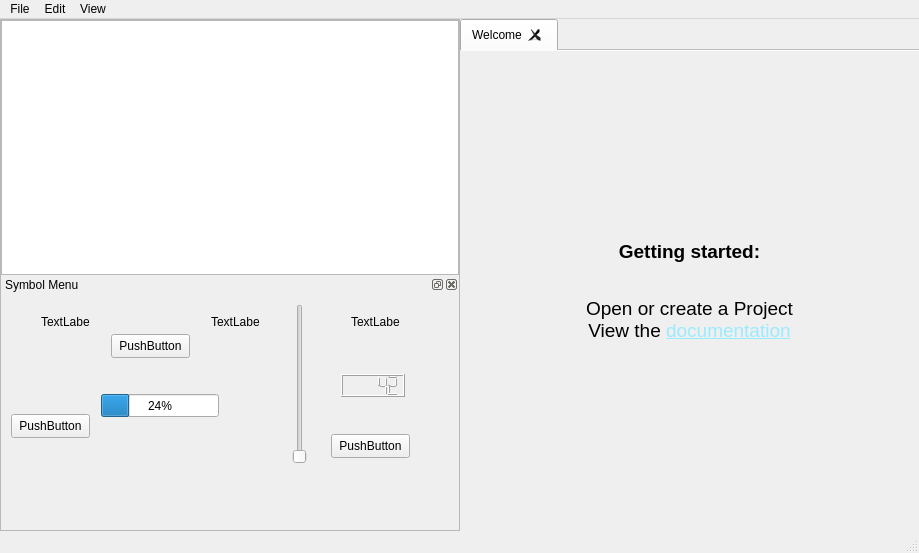
<?xml version="1.0" encoding="UTF-8"?>
<ui version="4.0">
 <class>Pydonia</class>
 <widget class="QMainWindow" name="Pydonia">
  <property name="geometry">
   <rect>
    <x>0</x>
    <y>0</y>
    <width>919</width>
    <height>553</height>
   </rect>
  </property>
  <property name="contextMenuPolicy">
   <enum>Qt::ContextMenuPolicy::DefaultContextMenu</enum>
  </property>
  <property name="windowTitle">
   <string>Pydonia</string>
  </property>
  <property name="tabShape">
   <enum>QTabWidget::TabShape::Rounded</enum>
  </property>
  <widget class="QWidget" name="centralwidget">
   <layout class="QHBoxLayout" name="horizontalLayout_3">
    <property name="spacing">
     <number>0</number>
    </property>
    <property name="leftMargin">
     <number>0</number>
    </property>
    <property name="topMargin">
     <number>0</number>
    </property>
    <property name="rightMargin">
     <number>0</number>
    </property>
    <property name="bottomMargin">
     <number>0</number>
    </property>
    <item>
     <widget class="QFrame" name="MainFrame">
      <property name="sizePolicy">
       <sizepolicy hsizetype="Expanding" vsizetype="Expanding">
        <horstretch>0</horstretch>
        <verstretch>0</verstretch>
       </sizepolicy>
      </property>
      <property name="frameShape">
       <enum>QFrame::Shape::NoFrame</enum>
      </property>
      <property name="frameShadow">
       <enum>QFrame::Shadow::Plain</enum>
      </property>
      <layout class="QHBoxLayout" name="MainFrameLayout">
       <property name="spacing">
        <number>0</number>
       </property>
       <property name="leftMargin">
        <number>0</number>
       </property>
       <property name="topMargin">
        <number>0</number>
       </property>
       <property name="rightMargin">
        <number>0</number>
       </property>
       <property name="bottomMargin">
        <number>0</number>
       </property>
       <item>
        <widget class="QFrame" name="ToolsFrame">
         <property name="sizePolicy">
          <sizepolicy hsizetype="Expanding" vsizetype="Expanding">
           <horstretch>0</horstretch>
           <verstretch>0</verstretch>
          </sizepolicy>
         </property>
         <property name="frameShape">
          <enum>QFrame::Shape::StyledPanel</enum>
         </property>
         <property name="frameShadow">
          <enum>QFrame::Shadow::Raised</enum>
         </property>
         <layout class="QVBoxLayout" name="ToolsFrameLayout">
          <property name="spacing">
           <number>0</number>
          </property>
          <property name="leftMargin">
           <number>0</number>
          </property>
          <property name="topMargin">
           <number>0</number>
          </property>
          <property name="rightMargin">
           <number>0</number>
          </property>
          <property name="bottomMargin">
           <number>0</number>
          </property>
          <item>
           <widget class="QTreeView" name="FileMap">
            <property name="sizePolicy">
             <sizepolicy hsizetype="Expanding" vsizetype="Expanding">
              <horstretch>0</horstretch>
              <verstretch>0</verstretch>
             </sizepolicy>
            </property>
            <property name="contextMenuPolicy">
             <enum>Qt::ContextMenuPolicy::CustomContextMenu</enum>
            </property>
            <property name="sizeAdjustPolicy">
             <enum>QAbstractScrollArea::SizeAdjustPolicy::AdjustToContentsOnFirstShow</enum>
            </property>
            <property name="dragEnabled">
             <bool>false</bool>
            </property>
            <property name="sortingEnabled">
             <bool>true</bool>
            </property>
            <property name="animated">
             <bool>false</bool>
            </property>
           </widget>
          </item>
          <item>
           <widget class="QDockWidget" name="SymbolMenu">
            <property name="sizePolicy">
             <sizepolicy hsizetype="Expanding" vsizetype="Ignored">
              <horstretch>0</horstretch>
              <verstretch>0</verstretch>
             </sizepolicy>
            </property>
            <property name="windowTitle">
             <string>Symbol Menu</string>
            </property>
            <widget class="QWidget" name="dockWidgetContents_3">
             <widget class="QLabel" name="label_2">
              <property name="geometry">
               <rect>
                <x>40</x>
                <y>20</y>
                <width>49</width>
                <height>16</height>
               </rect>
              </property>
              <property name="text">
               <string>TextLabel</string>
              </property>
             </widget>
             <widget class="QLabel" name="label_3">
              <property name="geometry">
               <rect>
                <x>210</x>
                <y>20</y>
                <width>49</width>
                <height>16</height>
               </rect>
              </property>
              <property name="text">
               <string>TextLabel</string>
              </property>
             </widget>
             <widget class="QLabel" name="label_4">
              <property name="geometry">
               <rect>
                <x>350</x>
                <y>20</y>
                <width>49</width>
                <height>16</height>
               </rect>
              </property>
              <property name="text">
               <string>TextLabel</string>
              </property>
             </widget>
             <widget class="QProgressBar" name="progressBar">
              <property name="geometry">
               <rect>
                <x>100</x>
                <y>100</y>
                <width>118</width>
                <height>23</height>
               </rect>
              </property>
              <property name="value">
               <number>24</number>
              </property>
             </widget>
             <widget class="QLCDNumber" name="lcdNumber">
              <property name="geometry">
               <rect>
                <x>340</x>
                <y>80</y>
                <width>64</width>
                <height>23</height>
               </rect>
              </property>
              <property name="intValue" stdset="0">
               <number>42</number>
              </property>
             </widget>
             <widget class="QSlider" name="verticalSlider">
              <property name="geometry">
               <rect>
                <x>290</x>
                <y>10</y>
                <width>18</width>
                <height>160</height>
               </rect>
              </property>
              <property name="orientation">
               <enum>Qt::Orientation::Vertical</enum>
              </property>
             </widget>
             <widget class="QPushButton" name="pushButton_5">
              <property name="geometry">
               <rect>
                <x>110</x>
                <y>40</y>
                <width>79</width>
                <height>24</height>
               </rect>
              </property>
              <property name="text">
               <string>PushButton</string>
              </property>
             </widget>
             <widget class="QPushButton" name="pushButton_6">
              <property name="geometry">
               <rect>
                <x>10</x>
                <y>120</y>
                <width>79</width>
                <height>24</height>
               </rect>
              </property>
              <property name="text">
               <string>PushButton</string>
              </property>
             </widget>
             <widget class="QPushButton" name="pushButton_7">
              <property name="geometry">
               <rect>
                <x>330</x>
                <y>140</y>
                <width>79</width>
                <height>24</height>
               </rect>
              </property>
              <property name="text">
               <string>PushButton</string>
              </property>
             </widget>
            </widget>
           </widget>
          </item>
         </layout>
        </widget>
       </item>
       <item>
        <widget class="QTabWidget" name="FileViewer">
         <property name="sizePolicy">
          <sizepolicy hsizetype="Expanding" vsizetype="Expanding">
           <horstretch>0</horstretch>
           <verstretch>0</verstretch>
          </sizepolicy>
         </property>
         <property name="contextMenuPolicy">
          <enum>Qt::ContextMenuPolicy::ActionsContextMenu</enum>
         </property>
         <property name="tabShape">
          <enum>QTabWidget::TabShape::Rounded</enum>
         </property>
         <property name="currentIndex">
          <number>0</number>
         </property>
         <property name="documentMode">
          <bool>true</bool>
         </property>
         <property name="tabsClosable">
          <bool>true</bool>
         </property>
         <property name="movable">
          <bool>true</bool>
         </property>
         <property name="tabBarAutoHide">
          <bool>false</bool>
         </property>
         <widget class="QWidget" name="WelcomeTab">
          <property name="font">
           <font>
            <pointsize>14</pointsize>
            <bold>true</bold>
           </font>
          </property>
          <attribute name="title">
           <string>Welcome</string>
          </attribute>
          <layout class="QVBoxLayout" name="verticalLayout">
           <property name="spacing">
            <number>0</number>
           </property>
           <property name="leftMargin">
            <number>0</number>
           </property>
           <property name="topMargin">
            <number>0</number>
           </property>
           <property name="rightMargin">
            <number>0</number>
           </property>
           <property name="bottomMargin">
            <number>0</number>
           </property>
           <item>
            <widget class="QLabel" name="label">
             <property name="font">
              <font>
               <pointsize>14</pointsize>
               <bold>true</bold>
              </font>
             </property>
             <property name="layoutDirection">
              <enum>Qt::LayoutDirection::LeftToRight</enum>
             </property>
             <property name="text">
              <string>&lt;html&gt;&lt;head/&gt;&lt;body&gt;&lt;p&gt;Getting started:&lt;/p&gt;&lt;p&gt;&lt;br/&gt;&lt;span style=&quot; font-weight:400;&quot;&gt;Open or create a Project&lt;br/&gt;View the &lt;/span&gt;&lt;a href=&quot;https://duckduckgo.com/&quot;&gt;&lt;span style=&quot; font-weight:400; text-decoration: underline; color:#99ebff;&quot;&gt;documentation&lt;/span&gt;&lt;/a&gt;&lt;/p&gt;&lt;/body&gt;&lt;/html&gt;</string>
             </property>
             <property name="alignment">
              <set>Qt::AlignmentFlag::AlignCenter</set>
             </property>
             <property name="openExternalLinks">
              <bool>true</bool>
             </property>
            </widget>
           </item>
          </layout>
         </widget>
        </widget>
       </item>
      </layout>
     </widget>
    </item>
   </layout>
  </widget>
  <widget class="QMenuBar" name="menubar">
   <property name="geometry">
    <rect>
     <x>0</x>
     <y>0</y>
     <width>919</width>
     <height>33</height>
    </rect>
   </property>
   <widget class="QMenu" name="menuFile">
    <property name="title">
     <string>File</string>
    </property>
    <addaction name="actionNew"/>
    <addaction name="actionOpen"/>
    <addaction name="separator"/>
    <addaction name="actionSave"/>
    <addaction name="actionSave_as"/>
   </widget>
   <widget class="QMenu" name="menuEdit">
    <property name="title">
     <string>Edit</string>
    </property>
   </widget>
   <widget class="QMenu" name="menuView">
    <property name="title">
     <string>View</string>
    </property>
   </widget>
   <addaction name="menuFile"/>
   <addaction name="menuEdit"/>
   <addaction name="menuView"/>
  </widget>
  <widget class="QStatusBar" name="statusbar"/>
  <action name="actionNew">
   <property name="text">
    <string>New</string>
   </property>
  </action>
  <action name="actionOpen">
   <property name="text">
    <string>Open</string>
   </property>
  </action>
  <action name="actionSave">
   <property name="text">
    <string>Save</string>
   </property>
   <property name="shortcut">
    <string>Ctrl+S</string>
   </property>
  </action>
  <action name="actionSave_as">
   <property name="text">
    <string>Save As</string>
   </property>
  </action>
 </widget>
 <resources/>
 <connections/>
</ui>
